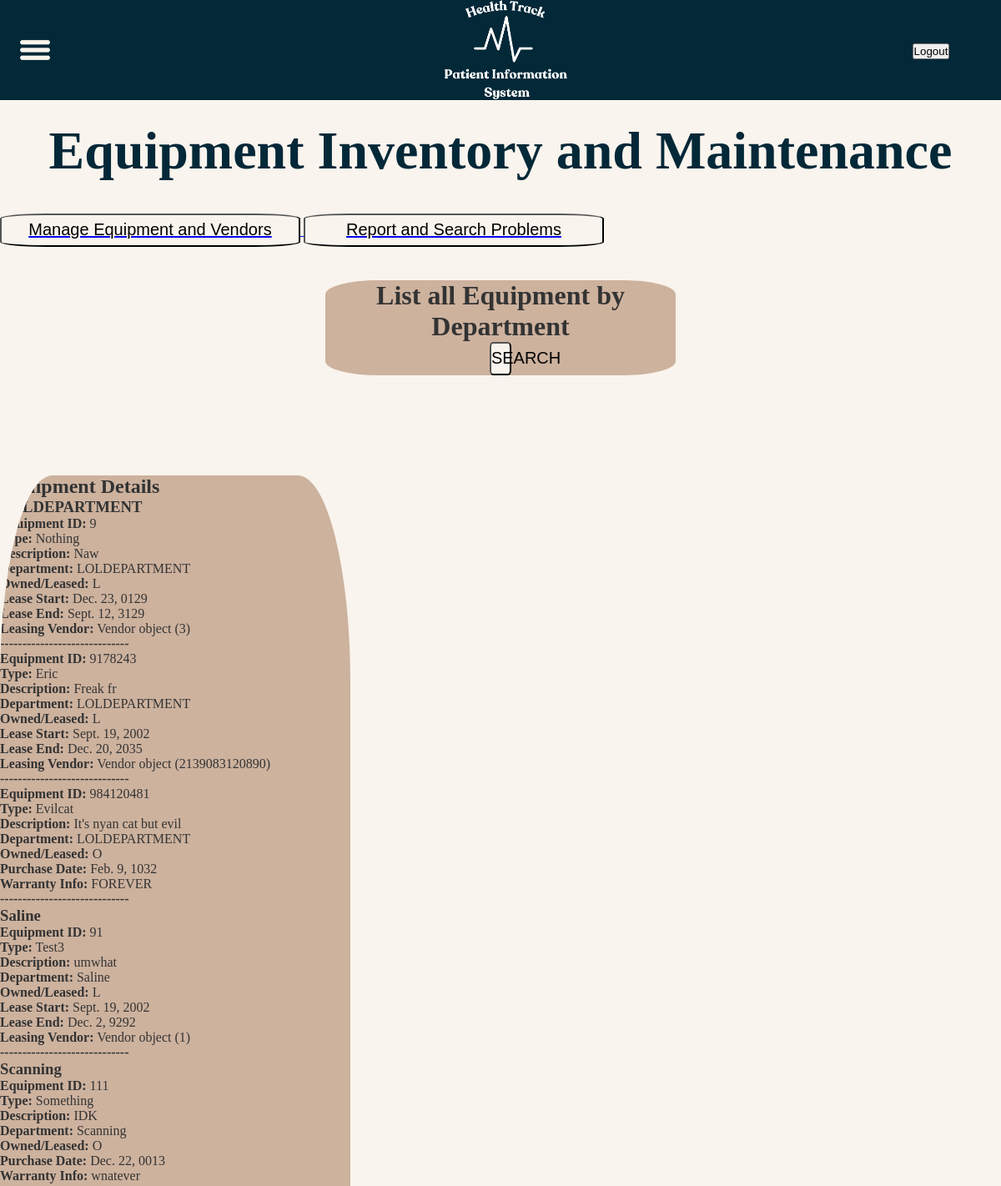
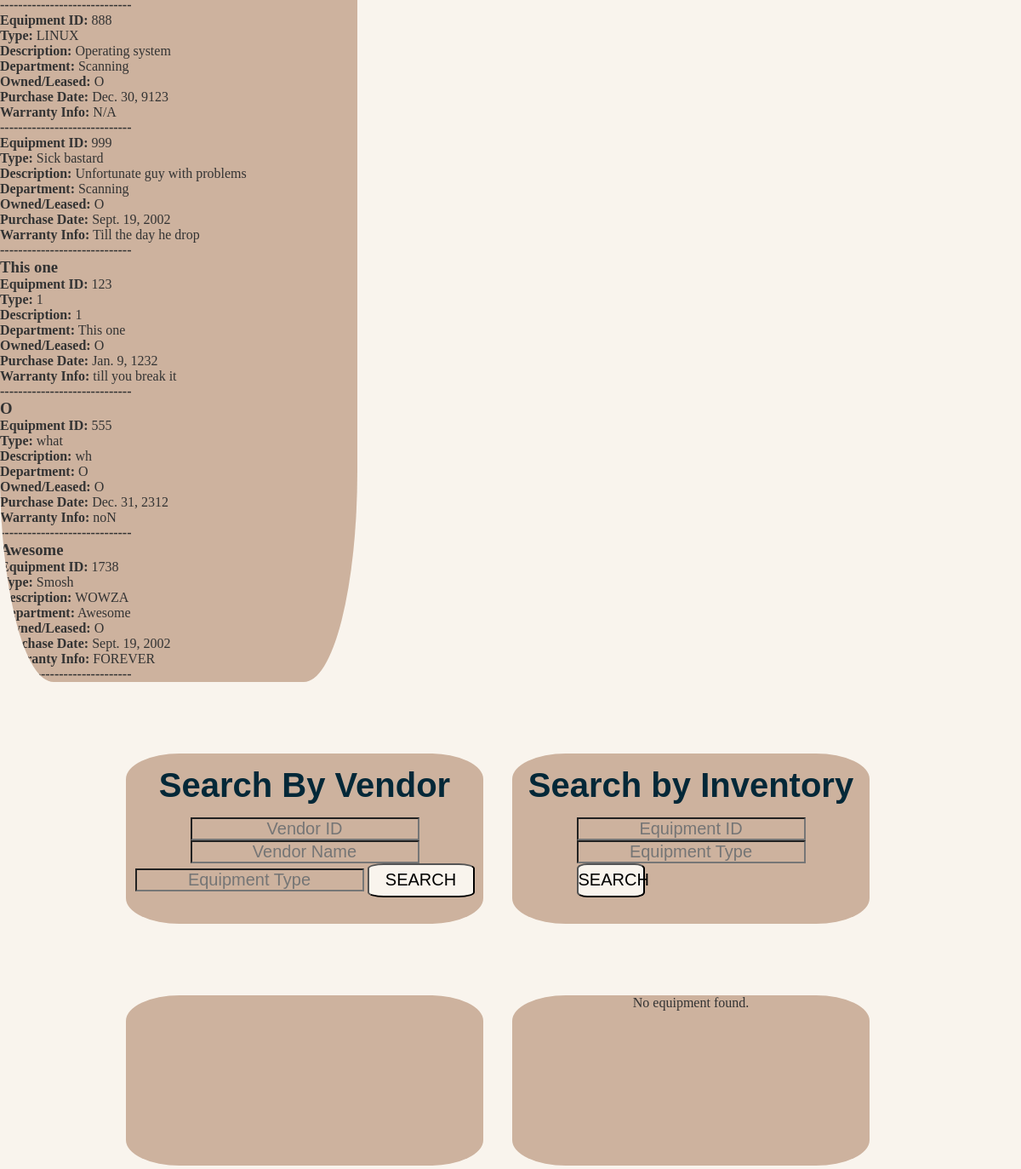
The app's page /equipment/department/ with its own data (2 pictures, top to bottom).
### equipment/models.py (models this page shows, shortened)
class Equipment(models.Model):
    equipmentid = models.IntegerField(db_column='EquipmentID', primary_key=True)  # Field name made lowercase.
    type = models.CharField(db_column='Type', max_length=45)  # Field name made lowercase.
    lease_terms = models.CharField(
        db_column='Lease Terms',
        max_length=45,
        blank=True,
        null=True
    )  # Field name made lowercase. Field renamed to remove unsuitable characters.
    description = models.CharField(
        db_column='Description',
        max_length=120,
        blank=True,
        null=True
    )  # Field name made lowercase.
    departmentleased = models.CharField(
        db_column='DepartmentLeased',
        max_length=45,
        blank=True,
        null=True
    )  # Field name made lowercase.
    owned_lease = models.CharField(
        db_column='Owned/Lease',
        max_length=1
    )  # Field name made lowercase. Field renamed to remove unsuitable characters.
    purchasedate = models.DateField(db_column='PurchaseDate', blank=True, null=True)  # Field name made lowercase.
    warenty_info = models.CharField(
        db_column='Warenty Info',
        max_length=120,
        blank=True,
        null=True
    )  # Field name made lowercase. Field renamed to remove unsuitable characters.
    lease_start = models.DateField(db_column='LeaseStart', blank=True, null=True)  # New field for lease start date.
    lease_end = models.DateField(db_column='LeaseEnd', blank=True, null=True)  # New field for lease end date.
    vendor = models.ForeignKey(Vendor, on_delete=models.SET_NULL, null=True, blank=True, db_column='VendorID')
    class Meta:
        db_table = 'equipment_two'

class Vendor(models.Model):
    vendorid = models.IntegerField(db_column='VendorID', primary_key=True)
    name = models.CharField(max_length=100, unique=True)
    address = models.TextField()
    equipment_types = models.CharField(max_length=200, help_text="Comma-separated list of equipment types")
    preferred = models.BooleanField(default=False)
    class Meta:
        db_table = 'vendor'

### equipment/views.py (the view)
# urls.py: path('equipment/department/', DepartmentView.as_view(),name='department_search'),
class DepartmentView(View):
    def get(self, request):
        department_query = request.GET.get('departmentleased', '')
        if department_query:
            equipment_list = Equipment.objects.filter(departmentleased__icontains=department_query)
        else:
            equipment_list = Equipment.objects.all()
        grouped_equipment = {}
        for item in equipment_list:
            department = item.departmentleased
            if department not in grouped_equipment:
                grouped_equipment[department] = []
            grouped_equipment[department].append(item)
        context = {
            'grouped_equipment': grouped_equipment,
            'department_query': department_query,
        }
        return render(request, 'equipment.html', context)

### equipment/templates/equipment.html (shortened to what this page needs)
{% extends "baseTemplate.html" %}
{% load static %}
{% block page_css %}
    <link rel="stylesheet" href="{% static 'css/equipment.css' %}">
{% endblock %}
{% block content %}
<h1 class="equipment-title">Equipment Inventory and Maintenance</h1>
<a href="{% url 'manage_page' %}">
    <button class="type-button">Manage Equipment and Vendors</button>
</a>
<a href="{% url 'problems_page' %}">
    <button class="type-button">Report and Search Problems</button>
</a>
<div class="type-parent">
    <h1>List all Equipment by Department</h1>
    <form method="GET" action="{% url 'department_search' %}">
        <button class="type-button">SEARCH</button>
    </form>
</div>
<div class="inventory-background">
    {% if grouped_equipment %}
        <h2>Equipment Details</h2>
        {% for department, items in grouped_equipment.items %}
            <h3>{{ department }}</h3>
            <ul>
                {% for item in items %}
                    <li>
                        <p><strong>Equipment ID:</strong> {{ item.equipmentid }}</p>
                        <p><strong>Type:</strong> {{ item.type }}</p>
                        <p><strong>Description:</strong> {{ item.description }}</p>
                        <p><strong>Department:</strong> {{ item.departmentleased }}</p>
                        <p><strong>Owned/Leased:</strong> {{ item.owned_lease }}</p>
                        {% if item.purchasedate %}
                            <p><strong>Purchase Date:</strong> {{ item.purchasedate }}</p>
                        {% endif %}
                        {% if item.warenty_info %}
                            <p><strong>Warranty Info:</strong> {{ item.warenty_info }}</p>
                        {% endif %}
                        {% if item.lease_start %}
                            <p><strong>Lease Start:</strong> {{ item.lease_start }}</p>
                            <p><strong>Lease End:</strong> {{ item.lease_end }}</p>
                            <p><strong>Leasing Vendor:</strong> {{ item.vendor }}</p>
                        {% endif %}
                        <p><strong>-----------------------------</strong></p>
                    </li>
                {% endfor %}
            </ul>
        {% endfor %}
    {% else %}
        <p>No equipment found.</p>
    {% endif %}
</div>
<div class="search-parent">
    <div class="vendor-background">
        <div class="vendor-title">Search By Vendor</div>
        <div class="vendor-input">
            <form method="GET" action="{% url 'vendor_search' %}">
                <input class="vendor-id" type="text" name="vendorid" placeholder="Vendor ID" value="{{ query_vendorid }}">
                <input class="vendor-name" type="text" name="name" placeholder="Vendor Name" value="{{ query_name }}">
                <input class="vendor-name" type="text" name="equipment_type" placeholder="Equipment Type" value="{{ query_equipment_type }}">
                <button class="vendor-button">SEARCH</button>
            </form>
        </div>
    </div>
    <div class="inventory-background">
        <div class="inventory-title">Search by Inventory</div>
        <div class="inventory-interact">
            <form method="GET" action="{% url 'equipment' %}">
                <input class="inventory-id" type="text" name="equipmentid" placeholder="Equipment ID" value="{{ query_id }}">
                <input class="inventory-id" type="text" name="type" placeholder="Equipment Type" value="{{ query_type }}">
                <button class="inventory-button">SEARCH</button>
            </form>
        </div>
    </div>
</div>
<div class="search-parent">
    <div class="inventory-background">
    </div>
    <div class="inventory-background">
        {% if equipment_results %}
            <h2>Equipment Details</h2>
            <ul>
                {% for item in equipment_results %}
                    <li>
                        <p><strong>Equipment ID:</strong> {{ item.equipmentid }}</p>
                        <p><strong>Type:</strong> {{ item.type }}</p>
                        <p><strong>Description:</strong> {{ item.description }}</p>
                        <p><strong>Department:</strong> {{ item.departmentleased }}</p>
                        <p><strong>Owned/Leased:</strong> {{ item.owned_lease }}</p>
                        {% if item.purchasedate %}
                            <p><strong>Purchase Date:</strong> {{ item.purchasedate }}</p>
                        {% endif %}
                        {% if item.warenty_info %}
                            <p><strong>Warranty Info:</strong> {{ item.warenty_info }}</p>
                        {% endif %}
                        {% if item.lease_start %}
                            <p><strong>Lease Start:</strong> {{ item.lease_start }}</p>
                            <p><strong>Lease End:</strong> {{ item.lease_end }}</p>
                            <p><strong>Leasing Vendor:</strong> {{ item.vendor }}</p>
                        {% endif %}
                        <p><strong>-----------------------------</strong></p>
                    </li>
                {% endfor %}
            </ul>
        {% else %}
            <p>No equipment found.</p>
        {% endif %}
    </div>
</div>
{% endblock %}

### djangoProject/static/css/template.css (style rules this page uses)
* { margin: 0; padding: 0; box-sizing: border-box; }
body { font-family: "source-serif-pro", serif; font-weight: 400; font-style: normal; background-color: #f9f4ed; color: #333; }

### equipment/static/css/equipment.css (style rules this page uses)
.equipment-title { color:#032838; font-size: 64px; text-align: center; margin-bottom: 1cm; }
.type-parent { display: flex; flex-direction: column; align-items: center; justify-content: center; text-align: center; background-color: #CDB29E; min-height: 25h; width: 35vw; box-sizing: border-box; overflow: hidden; border-radius: 15%; margin: 5vh auto; }
.type-button { display: inline; font-size: 20px; border-radius: 15%; outline-width: medium; background-color: #f9f4ed; min-height: 5vh; width: 30%; }
.search-parent { margin: auto; text-align: center; }
.vendor-background { margin-right: 30px; display: inline-block; background-color: #CDB29E; min-height: 25vh; width: 35vw; box-sizing: border-box; overflow: hidden; border-radius: 15%; margin-top: 10vh; }
.inventory-background { margin-right: 30px; display: inline-block; background-color: #CDB29E; min-height: 25vh; width: 35vw; box-sizing: border-box; overflow: hidden; border-radius: 15%; margin-top: 10vh; }
.vendor-title, .inventory-title { margin-top: 15px; margin-bottom: 15px; text-align: center; font-size: 40px; font-weight: bold; font-family: Arial, sans-serif; color: #032838; }
.vendor-input { text-align: center; margin-bottom: 15px; }
.vendor-id { text-align: center; font-size: 20px; color: #000000; background-color: transparent; display: inline-block; overflow: hidden; }
.vendor-name { font-size: 20px; text-align: center; color: #000000; background-color: transparent; display: inline-block; overflow: hidden; }
.inventory-interact { display: flex; flex-direction: column; align-items: center; gap: 15px; justify-content: center; }
.inventory-id { text-align: center; font-size: 20px; color: #000000; background-color: transparent; display: flex; overflow: hidden; }
.inventory-button { display: block; font-size: 20px; border-radius: 15%; outline-width: medium; background-color: #f9f4ed; min-height: 5vh; width: 30%; }
.vendor-button { font-size: 20px; border-radius: 15%; outline-width: medium; background-color: #f9f4ed; min-height: 5vh; width: 30%; }

### records on screen
Equipment: DepartmentLeased "LOLDEPARTMENT", equipmentid "9", type "Nothing", description "Naw", departmentleased "LOLDEPARTMENT", owned_lease "L", lease_start "Dec. 23, 0129", lease_end "Sept. 12, 3129", vendor "Vendor object (3)"
Equipment: equipmentid "9178243", type "Eric", description "Freak fr", departmentleased "LOLDEPARTMENT", owned_lease "L", lease_start "Sept. 19, 2002", lease_end "Dec. 20, 2035", vendor "Vendor object (2139083120890)"
Equipment: equipmentid "984120481", type "Evilcat", description "It's nyan cat but evil", departmentleased "LOLDEPARTMENT", owned_lease "O", purchasedate "Feb. 9, 1032", warenty_info "FOREVER"
Equipment: DepartmentLeased "Saline", equipmentid "91", type "Test3", description "umwhat", departmentleased "Saline", owned_lease "L", lease_start "Sept. 19, 2002", lease_end "Dec. 2, 9292", vendor "Vendor object (1)"
Equipment: DepartmentLeased "Scanning", equipmentid "111", type "Something", description "IDK", departmentleased "Scanning", owned_lease "O", purchasedate "Dec. 22, 0013", warenty_info "wnatever"
Equipment: equipmentid "888", type "LINUX", description "Operating system", departmentleased "Scanning", owned_lease "O", purchasedate "Dec. 30, 9123", warenty_info "N/A"
Equipment: equipmentid "999", type "Sick bastard", description "Unfortunate guy with problems", departmentleased "Scanning", owned_lease "O", purchasedate "Sept. 19, 2002", warenty_info "Till the day he drop"
Equipment: DepartmentLeased "This one", equipmentid "123", type "1", description "1", departmentleased "This one", owned_lease "O", purchasedate "Jan. 9, 1232", warenty_info "till you break it"
Equipment: department "O", equipmentid "555", type "what", description "wh", departmentleased "O", owned_lease "O", purchasedate "Dec. 31, 2312", warenty_info "noN"
Equipment: DepartmentLeased "Awesome", equipmentid "1738", type "Smosh", description "WOWZA", departmentleased "Awesome", owned_lease "O", purchasedate "Sept. 19, 2002", warenty_info "FOREVER"
